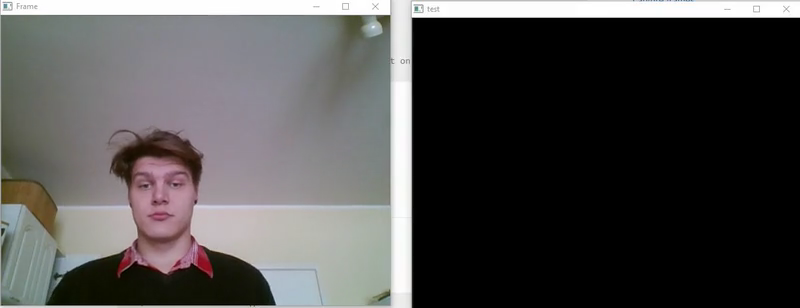
#> input picture frame 17 of Show.mp4, 800 x 308 px, given in place of the camera
$ python ballFind.py
#> lines starting #> are read from the running program, lines starting #| are printed output that depends on the picture
	# import the necessary packages
from collections import deque
import numpy as np
import argparse
import imutils
import cv2

# construct the argument parse and parse the arguments
ap = argparse.ArgumentParser()
ap.add_argument("-b", "--buffer", type=int, default=64,
	help="max buffer size")
args = vars(ap.parse_args())

# define the lower and upper boundary for ball
# and then initialize the list of tracked points
ballLower = (5, 160, 160)
ballUpper = (20, 255, 255)
pts = deque(maxlen=args["buffer"])


camera = cv2.VideoCapture(0)


    # keep looping
while True:
	# grab the current frame and flip them to act as a mirror
	(grabbed, frame) = camera.read()
#> frame is the input picture: shape (308, 800, 3); mean B, G, R 76.4, 76.8, 78.1
	grabbed = cv2.flip(grabbed,1)
#> grabbed = [1, 0, 0, 0]
	frame = cv2.flip(frame, 1)
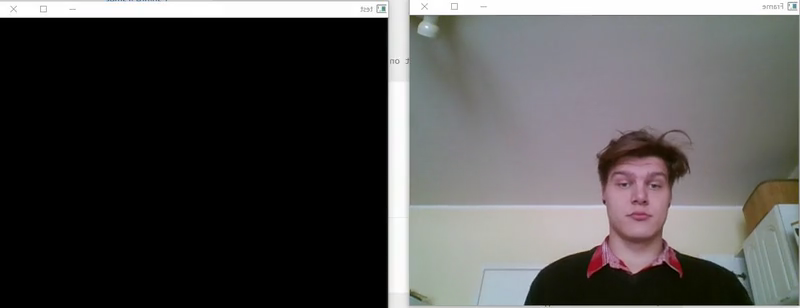
#> frame: shape (308, 800, 3); mean B, G, R 76.4, 76.8, 78.1


	# resize the frame, blur it, and convert it to the HSV
	# color space
	frame = imutils.resize(frame, width=600)
#> frame: shape (231, 600, 3)
	blurred = cv2.GaussianBlur(frame, (11, 11), 0)
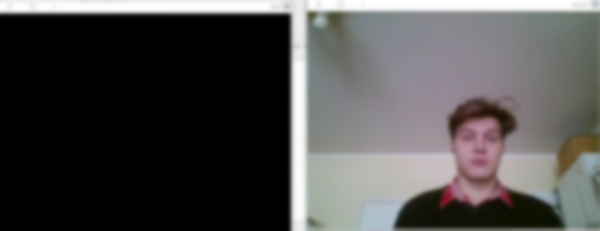
#> blurred: shape (231, 600, 3); mean B, G, R 76.3, 76.8, 78.1
	hsv = cv2.cvtColor(blurred	, cv2.COLOR_BGR2HSV)
#> hsv: shape (231, 600, 3); mean H, S, V 43.6, 16.2, 80

	# construct a mask for the ball color, then perform
	# a series of dilations and erosions to remove any small
	# blobs left in the mask
	mask = cv2.inRange(hsv, ballLower, ballUpper)
#> mask: shape (231, 600); every value is 0
	mask = cv2.erode(mask, None, iterations=2)
	mask = cv2.dilate(mask, None, iterations=2)


    # find contours in the mask and initialize the current
	# (x, y) center of the ball
	cnts = cv2.findContours(mask.copy(), cv2.RETR_EXTERNAL,
		cv2.CHAIN_APPROX_SIMPLE)[-2]
#> cnts = []
	center = None

	# only proceed if at least one contour was found
	if len(cnts) > 0:
		# find the largest contour in the mask, then use
		# it to compute the minimum enclosing circle and
		# centroid
		c = max(cnts, key=cv2.contourArea)
		((x, y), radius) = cv2.minEnclosingCircle(c)
		M = cv2.moments(c)
		center = (int(M["m10"] / M["m00"]), int(M["m01"] / M["m00"]))

		# only proceed if the radius meets a minimum size
		if radius > 10:
			# draw the circle and centroid on the frame,
			# then update the list of tracked points
			cv2.circle(frame, (int(x), int(y)), int(radius),
				(0, 255, 255), 2)
			cv2.circle(frame, center, 5, (0, 0, 255), -1)

	# update the points queue
	pts.appendleft(center)

    # loop over the set of tracked points
	for i in range(1, len(pts)):
		# if either of the tracked points are None, ignore
		# them
		if pts[i - 1] is None or pts[i] is None:
			continue

		# otherwise, compute the thickness of the line and
		# draw the connecting lines
		thickness = int(np.sqrt(args["buffer"] / float(i + 1)) * 2.5)
		cv2.line(frame, pts[i - 1], pts[i], (0, 0, 255), thickness)

	# show the frame to our screen

	cv2.imshow("Video", frame)
	cv2.imshow("Mask", mask )


    # wait for the key
	key = cv2.waitKey(1) & 0xFF
#> (key q is pressed here)

	# if the 'q' key is pressed, stop the loop
	if key == ord("q"):
		break

# cleanup the camera and close any open windows
camera.release()
cv2.destroyAllWindows()

$ run again, starting later in the video
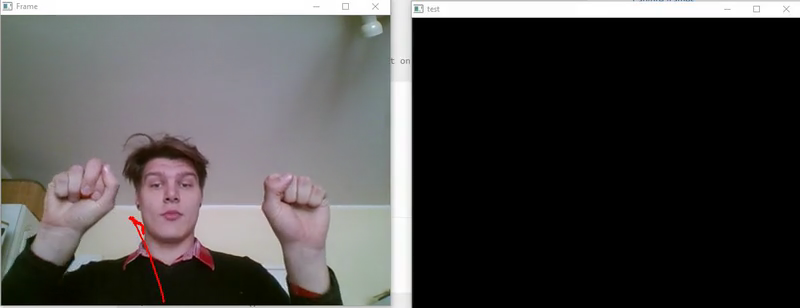
#> input picture frame 77 of Show.mp4, 800 x 308 px, given in place of the camera
#> frame is the input picture: shape (308, 800, 3); mean B, G, R 73.8, 74.2, 76.1
#> grabbed = [1, 0, 0, 0]
#> `frame = cv2.flip(frame, 1)`:
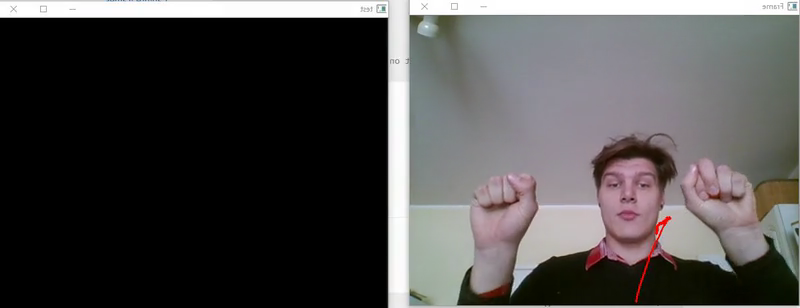
#> frame: shape (308, 800, 3); mean B, G, R 73.8, 74.2, 76.1
#> `blurred = cv2.GaussianBlur(frame, (11, 11), 0)`:
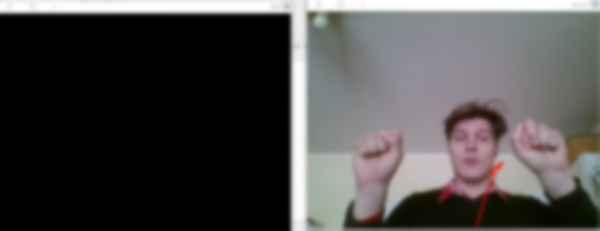
#> blurred: shape (231, 600, 3); mean B, G, R 73.7, 74.1, 76
#> hsv: shape (231, 600, 3); mean H, S, V 45.4, 20.1, 77.9
#> mask: shape (231, 600); every value is 0
#> cnts = []
